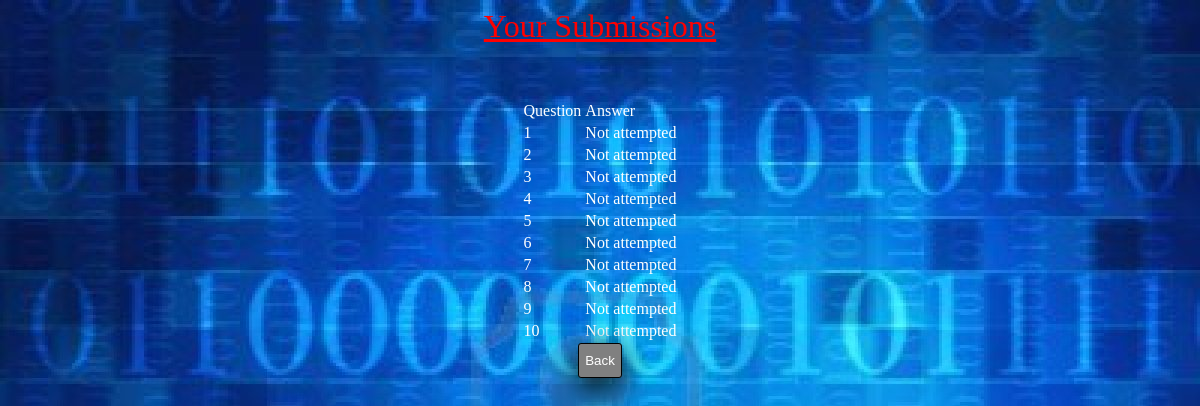
The page /submission.php?exam_number=4 (signed in) on the database its author committed.
### tables this page shows
CREATE TABLE IF NOT EXISTS `answers` (
  `username` varchar(16) NOT NULL,
  `exam_number` int(100) NOT NULL,
  `answer` int(100) NOT NULL,
  `answer_number` int(100) NOT NULL,
  PRIMARY KEY (`username`,`exam_number`,`answer_number`)
);

### submission.php (the view, shortened to what this page needs)
<center><font color='red' size="6"><u> Your Submissions</u></font><br><br><br><br>
<table style="border 1px solid white;color:white;"><tr><td>Question</td><td>Answer</td></tr>
<font size="5" color="white">
<?php
if(isset($_SESSION['username']))
{$username=$_SESSION['username'];
$exam_number=$_GET['exam_number'];
$pdo = new PDO('mysql:host=localhost;dbname=crypton', 'crypton','cryptonGaurav');
$sql='select answer_number,answer from answers where username="'.$username.'" and exam_number="'.$exam_number.'" order by answer_number';
$result=$pdo->query($sql);
while($row=$result->fetch())
{
echo "<tr><td>".$row[0]."</td><td>";
if($row[1]==5)
echo "Not attempted </td></tr>";
else
echo $row[1]."</td></tr>";
}
}
else
header('location:home.php');
?></table>
</center>
<link rel="stylesheet" type="text/css" href="style.css"/><center>
<a href="main.php"><button class='button'>Back</button></a></center>

### style.css (style rules this page uses)
a:link { text-decoration:none; }
a:link { color:black; }
.button { background-color:grey;color:white;border:1px solid black; height:35px; border-radius:3px; box-shadow: 0px 10px 30px 0px black; }

### rows shown on the page
answers: answer_number "1", answer "Not attempted"
answers: answer_number "2", answer "Not attempted"
answers: answer_number "3", answer "Not attempted"
answers: answer_number "4", answer "Not attempted"
answers: answer_number "5", answer "Not attempted"
answers: answer_number "6", answer "Not attempted"
answers: answer_number "7", answer "Not attempted"
answers: answer_number "8", answer "Not attempted"
answers: answer_number "9", answer "Not attempted"
answers: answer_number "10", answer "Not attempted"
